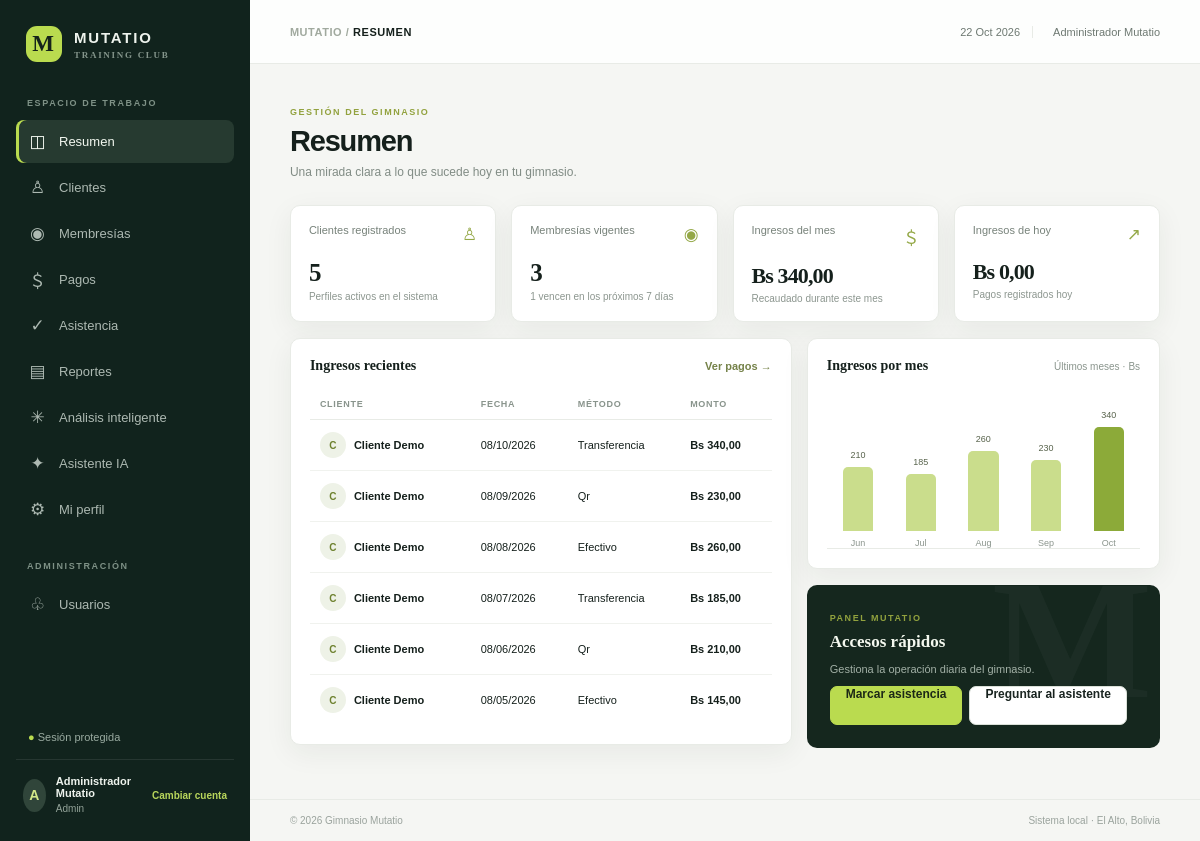
The page / (signed in) on the database its author committed.
### tables this page shows
CREATE TABLE `payments` (
  `id` int(10) UNSIGNED NOT NULL,
  `client_id` int(10) UNSIGNED NOT NULL,
  `membership_id` int(10) UNSIGNED DEFAULT NULL,
  `amount` decimal(10,2) NOT NULL,
  `payment_date` datetime NOT NULL DEFAULT current_timestamp(),
  `method` enum('efectivo','transferencia','tarjeta','qr','otro') NOT NULL DEFAULT 'efectivo',
  `reference` varchar(190) DEFAULT NULL,
  `status` enum('completed','void') NOT NULL DEFAULT 'completed',
  `recorded_by` int(10) UNSIGNED DEFAULT NULL,
  `created_at` timestamp NOT NULL DEFAULT current_timestamp()
);

CREATE TABLE `clients` (
  `id` int(10) UNSIGNED NOT NULL,
  `user_id` int(10) UNSIGNED DEFAULT NULL,
  `name` varchar(140) NOT NULL,
  `email` varchar(190) NOT NULL,
  `phone` varchar(40) DEFAULT NULL,
  `document_number` varchar(50) DEFAULT NULL,
  `birth_date` date DEFAULT NULL,
  `notes` text DEFAULT NULL,
  `active` tinyint(1) NOT NULL DEFAULT 1,
  `created_at` timestamp NOT NULL DEFAULT current_timestamp()
);

### app.php (called while the page is built, shortened)
<?php
$config = require __DIR__ . '/config.php';
function db(): PDO
{
    static $pdo;
    global $config;
    if ($pdo instanceof PDO) return $pdo;
    $pdo = new PDO('mysql:host='.$config['db_host'].';dbname='.$config['db_name'].';charset=utf8mb4', $config['db_user'], $config['db_pass'], [
        PDO::ATTR_ERRMODE => PDO::ERRMODE_EXCEPTION,
        PDO::ATTR_DEFAULT_FETCH_MODE => PDO::FETCH_ASSOC,
        PDO::ATTR_EMULATE_PREPARES => false,
    ]);
    seed_demo($pdo);
    return $pdo;
}
function seed_demo(PDO $pdo): void
{
    $count = (int)$pdo->query('SELECT COUNT(*) FROM users')->fetchColumn();
}
function h(?string $value): string { return htmlspecialchars((string)$value, ENT_QUOTES | ENT_SUBSTITUTE, 'UTF-8'); }
function money(float|int|string|null $amount): string { return 'Bs '.number_format((float)$amount, 2, ',', '.'); }
function current_user(): ?array { return $_SESSION['user'] ?? null; }
function user_avatar(?array $user=null): string {
    $user=$user??current_user();$name=(string)($user['name']??'?');$image=(string)($user['profile_image']??'');
    return h(mb_substr($name,0,1));
}
function is_admin(): bool { return (current_user()['role'] ?? '') === 'admin'; }

### views/dashboard.php (the view)
<?php
$todayIncome=(float)db()->query("SELECT COALESCE(SUM(amount),0) FROM payments WHERE DATE(payment_date)=CURDATE() AND status='completed'")->fetchColumn();
$monthIncome=(float)db()->query("SELECT COALESCE(SUM(amount),0) FROM payments WHERE YEAR(payment_date)=YEAR(CURDATE()) AND MONTH(payment_date)=MONTH(CURDATE()) AND status='completed'")->fetchColumn();
$clients=(int)db()->query('SELECT COUNT(*) FROM clients WHERE active=1')->fetchColumn();
$active=(int)db()->query("SELECT COUNT(*) FROM memberships WHERE status='active' AND end_date>=CURDATE()")->fetchColumn();
$due=(int)db()->query("SELECT COUNT(*) FROM memberships WHERE status='active' AND end_date BETWEEN CURDATE() AND DATE_ADD(CURDATE(),INTERVAL 7 DAY)")->fetchColumn();
$recent=db()->query("SELECT p.*,c.name client_name FROM payments p JOIN clients c ON c.id=p.client_id WHERE p.status='completed' ORDER BY p.payment_date DESC,p.id DESC LIMIT 6")->fetchAll();
$monthly=db()->query("SELECT DATE_FORMAT(payment_date,'%b') label, SUM(amount) total, MONTH(payment_date) m FROM payments WHERE status='completed' AND payment_date>=DATE_SUB(CURDATE(),INTERVAL 5 MONTH) GROUP BY YEAR(payment_date),MONTH(payment_date) ORDER BY YEAR(payment_date),MONTH(payment_date)")->fetchAll(); $max=max(array_map(fn($x)=>(float)$x['total'],$monthly)?:[1]);
?>
<div class="grid stats"><article class="card stat"><div class="stat-top"><span>Clientes registrados</span><span class="stat-icon">♙</span></div><div class="stat-value"><?=$clients?></div><div class="stat-foot">Perfiles activos en el sistema</div></article><article class="card stat"><div class="stat-top"><span>Membresías vigentes</span><span class="stat-icon">◉</span></div><div class="stat-value"><?=$active?></div><div class="stat-foot"><?=$due?> vencen en los próximos 7 días</div></article><article class="card stat"><div class="stat-top"><span>Ingresos del mes</span><span class="stat-icon">＄</span></div><div class="stat-value" style="font-size:22px"><?=money($monthIncome)?></div><div class="stat-foot">Recaudado durante este mes</div></article><article class="card stat"><div class="stat-top"><span>Ingresos de hoy</span><span class="stat-icon">↗</span></div><div class="stat-value" style="font-size:22px"><?=money($todayIncome)?></div><div class="stat-foot">Pagos registrados hoy</div></article></div>
<div class="grid cols"><section class="card panel"><div class="panel-head"><h2>Ingresos recientes</h2><a class="link-btn" href="index.php?view=payments">Ver pagos →</a></div><div class="table-wrap"><table><thead><tr><th>CLIENTE</th><th>FECHA</th><th>MÉTODO</th><th>MONTO</th></tr></thead><tbody><?php foreach($recent as $r): ?><tr><td><div class="person"><span class="mini-avatar"><?=h(mb_substr($r['client_name'],0,1))?></span><?=h($r['client_name'])?></div></td><td><?=date('d/m/Y',strtotime($r['payment_date']))?></td><td><?=h(ucfirst($r['method']))?></td><td><b><?=money($r['amount'])?></b></td></tr><?php endforeach; ?><?php if(!$recent): ?><tr><td colspan="4" class="empty">Aún no hay pagos registrados.</td></tr><?php endif; ?></tbody></table></div></section><div><section class="card panel"><div class="panel-head"><h2>Ingresos por mes</h2><small>Últimos meses · Bs</small></div><div class="bars"><?php foreach($monthly as $bar): ?><div class="bar-col"><span class="bar-amount"><?=number_format((float)$bar['total'],0)?></span><div class="bar <?=$bar['m']===(int)date('n')?'current':''?>" style="height:<?=max(4,((float)$bar['total']/$max)*70)?>%"></div><span><?=h($bar['label'])?></span></div><?php endforeach; ?><?php if(!$monthly): ?><div class="empty">Los ingresos aparecerán aquí.</div><?php endif; ?></div></section><section class="membership-highlight"><span class="eyebrow">PANEL MUTATIO</span><h2>Accesos rápidos</h2><p>Gestiona la operación diaria del gimnasio.</p><div class="actions"><a class="btn primary" href="index.php?view=attendance">Marcar asistencia</a><a class="btn" href="index.php?view=assistant">Preguntar al asistente</a></div></section></div></div>

### index.php (shortened to what this page needs)
<?php
require __DIR__ . '/app.php';
$view = (string)($_GET['view'] ?? (current_user() ? 'dashboard' : 'login'));
$titles=['dashboard'=>'Resumen','clients'=>'Clientes','memberships'=>'Membresías','payments'=>'Pagos','attendance'=>'Asistencia','reports'=>'Reportes','intelligence'=>'Análisis inteligente','assistant'=>'Asistente Mutatio','my-account'=>'Mi cuenta','users'=>'Usuarios'];
$flash=$_SESSION['flash'] ?? null; unset($_SESSION['flash']);
?><!doctype html><html lang="es"><head><link rel="stylesheet" href="assets/app.css"><link rel="stylesheet" href="assets/extra.css"></head><body class="<?= $view==='login'?'login-page':'' ?>">
<?php if($view==='login'): ?><main class="login-wrap"><div class="login-brand"><div class="brand-mark">M</div><span>MUTATIO <small>TRAINING CLUB</small></span></div><div class="login-layout"><section class="login-card"><span class="eyebrow">PLATAFORMA DE GESTIÓN</span><h1>Tu gimnasio,<br><em>en movimiento.</em></h1><p>Administra clientes, membresías e ingresos desde un solo lugar.</p><?php if($flash): ?><div class="alert <?=h($flash[1])?>"><?=h($flash[0])?></div><?php endif; ?><form method="post" class="stack"><input type="hidden" name="csrf" value="<?=h(csrf_token())?>"><input type="hidden" name="action" value="login"><label>Correo electrónico<input type="email" name="email" required autocomplete="username" placeholder="tu@correo.com"></label><label>Contraseña<input type="password" name="password" required autocomplete="current-password" placeholder="Tu contraseña"></label><div class="login-links"><a href="forgot-password.php">¿Olvidaste tu contraseña?</a><a href="register.php">Crear cuenta de cliente</a></div><button class="btn primary wide">Ingresar al sistema <span>↗</span></button></form><div class="demo-hint"><b>Acceso demo</b><span>admin@mutatio.local · Mutatio2026!</span></div></section><aside class="login-visual"><img src="assets/gym-hero.svg" alt="Ilustración del espacio de entrenamiento del Gimnasio Mutatio"><div class="visual-caption"><span class="eyebrow">FUERZA · CONSTANCIA · MUTATIO</span><h2>Entrena para<br>tu siguiente versión.</h2><p>El Alto, Bolivia</p></div></aside></div><footer>GESTIÓN INTELIGENTE · EL ALTO, BOLIVIA</footer></main><?php else: ?>
<aside class="sidebar"><a class="brand" href="index.php"><span class="brand-mark">M</span><span>MUTATIO<small>TRAINING CLUB</small></span></a><div class="side-caption">ESPACIO DE TRABAJO</div><nav><?php $nav=current_user()['role']==='cliente'?['my-account'=>'♙|Mi cuenta','attendance'=>'✓|Asistencia','assistant'=>'✦|Asistente IA']:['dashboard'=>'◫|Resumen','clients'=>'♙|Clientes','memberships'=>'◉|Membresías','payments'=>'＄|Pagos','attendance'=>'✓|Asistencia','reports'=>'▤|Reportes','intelligence'=>'✳|Análisis inteligente','assistant'=>'✦|Asistente IA','my-account'=>'⚙|Mi perfil']; foreach($nav as $key=>$label): [$icon,$text]=explode('|',$label); if(in_array($key,['reports','intelligence'],true)&&!is_admin())continue; ?><a class="nav-link <?=$view===$key?'active':''?>" href="index.php?view=<?=$key?>"><span><?=$icon?></span><?=h($text)?></a><?php endforeach; if(is_admin()): ?><div class="side-caption management">ADMINISTRACIÓN</div><a class="nav-link <?=$view==='users'?'active':''?>" href="index.php?view=users"><span>♧</span>Usuarios</a><?php endif; ?></nav><div class="sidebar-bottom"><div class="secure"><span>●</span> Sesión protegida</div><div class="profile"><div class="avatar"><?=user_avatar()?></div><div><b><?=h(current_user()['name'])?></b><small><?=h(ucfirst(current_user()['role']))?></small></div><form method="post"><input type="hidden" name="csrf" value="<?=h(csrf_token())?>"><input type="hidden" name="action" value="logout"><button class="switch-account">Cambiar cuenta</button></form></div></div></aside>
<main class="main"><header class="topbar"><div><span class="breadcrumb">MUTATIO /</span> <?=h(strtoupper($titles[$view] ?? ''))?></div><div class="top-right"><span class="today"><?=date('d M Y')?></span><span><?=h(current_user()['name'])?></span></div></header><div class="content"><div class="page-heading"><div><span class="eyebrow">GESTIÓN DEL GIMNASIO</span><h1><?=h($titles[$view] ?? 'Resumen')?></h1><p><?=$view==='dashboard'?'Una mirada clara a lo que sucede hoy en tu gimnasio.':h($titles[$view] ?? '') .' del Gimnasio Mutatio.'?></p></div></div>
<?php include __DIR__.'/views/'.$view.'.php'; ?>
</div><footer class="main-footer"><span>© <?=date('Y')?> Gimnasio Mutatio</span><span>Sistema local · El Alto, Bolivia</span></footer></main><?php endif; ?><script src="assets/app.js"></script></body></html>

### assets/extra.css (style rules this page uses)
.switch-account { border:0;background:transparent;color:#b9d65b;font-size:10px;font-weight:700;padding:5px 0 5px 5px;white-space:nowrap }

### rows shown on the page
payments: client.name "C", client.name "Cliente Demo", payment_date "08/10/2026", method "Transferencia", amount "Bs 340,00"
payments: client.name "C", client.name "Cliente Demo", payment_date "08/09/2026", method "Qr", amount "Bs 230,00"
payments: client.name "C", client.name "Cliente Demo", payment_date "08/08/2026", method "Efectivo", amount "Bs 260,00"
payments: client.name "C", client.name "Cliente Demo", payment_date "08/07/2026", method "Transferencia", amount "Bs 185,00"
payments: client.name "C", client.name "Cliente Demo", payment_date "08/06/2026", method "Qr", amount "Bs 210,00"
payments: client.name "C", client.name "Cliente Demo", payment_date "08/05/2026", method "Efectivo", amount "Bs 145,00"

### other values the page prints
$icon "◫"
$text "Resumen"
$icon "♙"
$text "Clientes"
$icon "◉"
$text "Membresías"
$icon "＄"
$text "Pagos"
$icon "✓"
$text "Asistencia"
$icon "▤"
$text "Reportes"
$icon "✳"
$text "Análisis inteligente"
$icon "✦"
